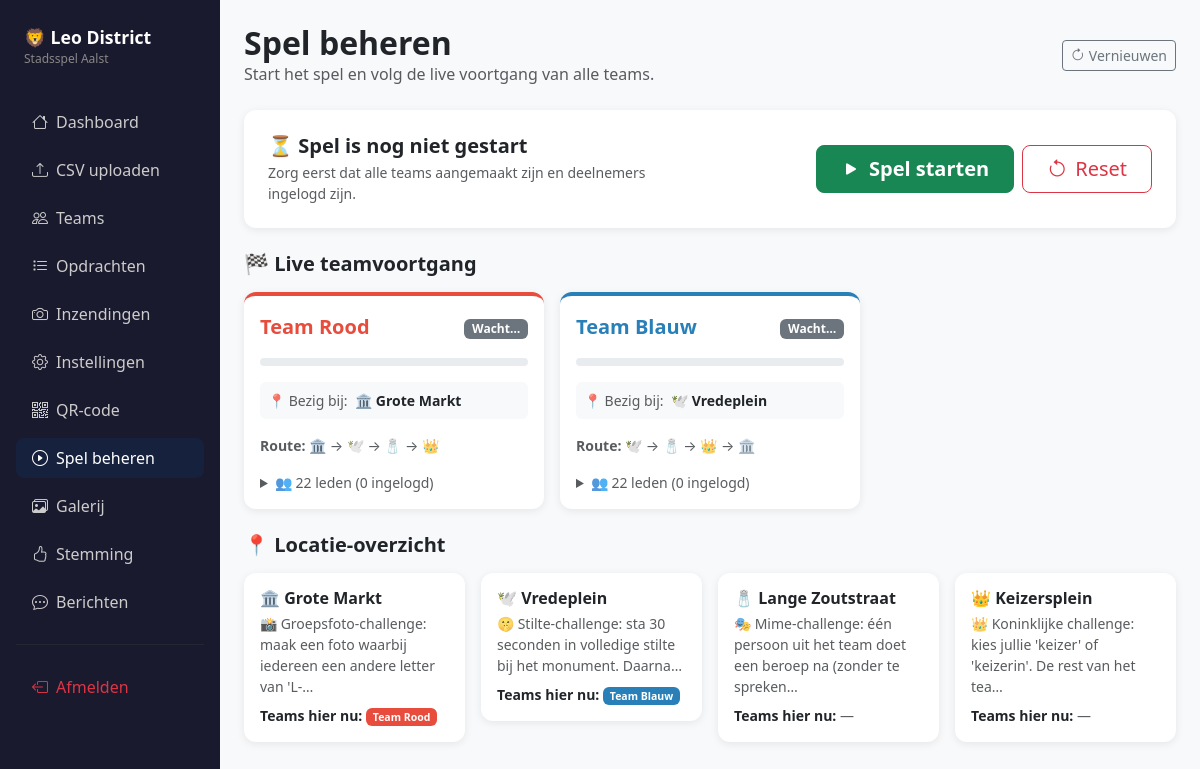
The app's page /admin/game (signed in), older data.
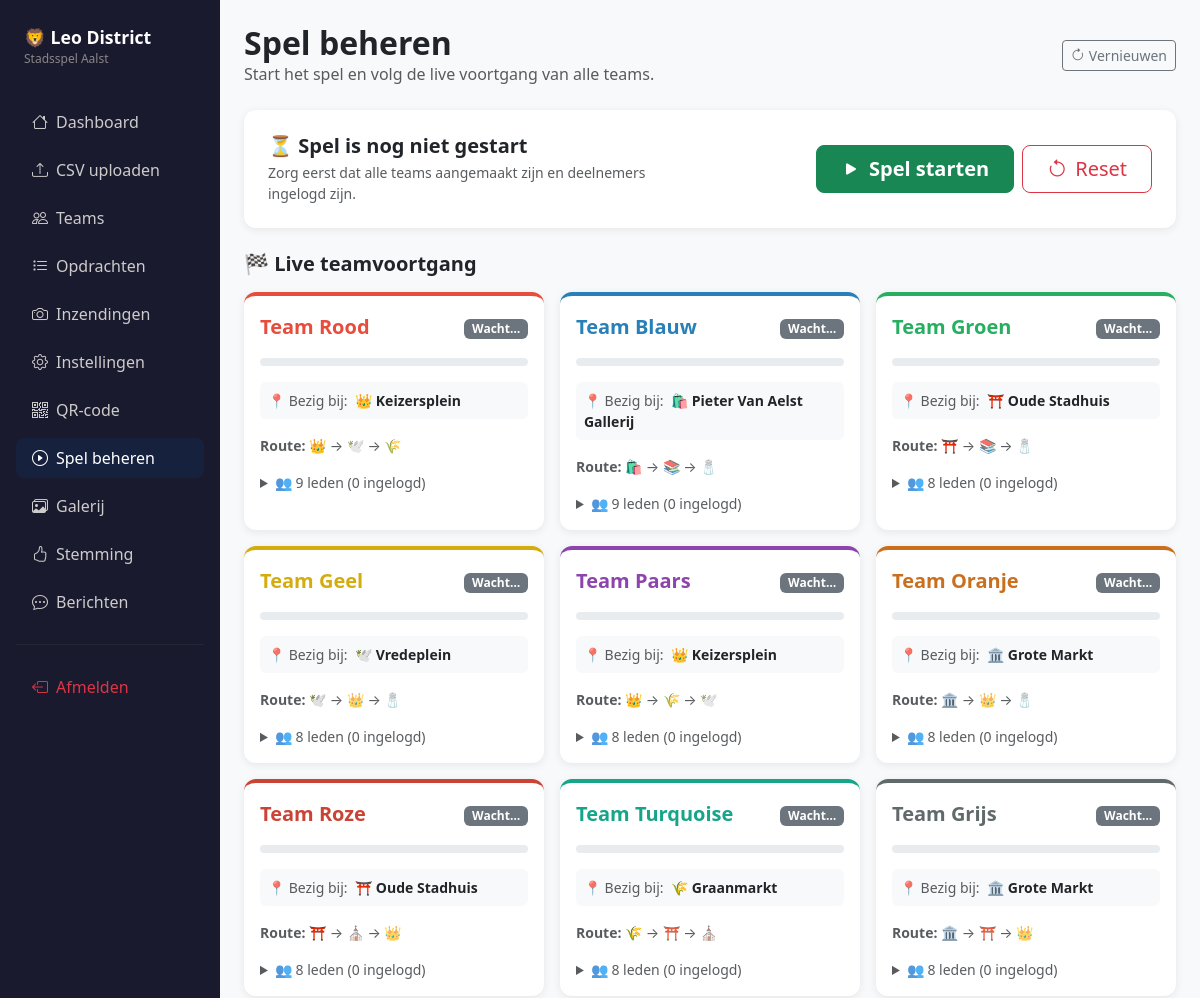
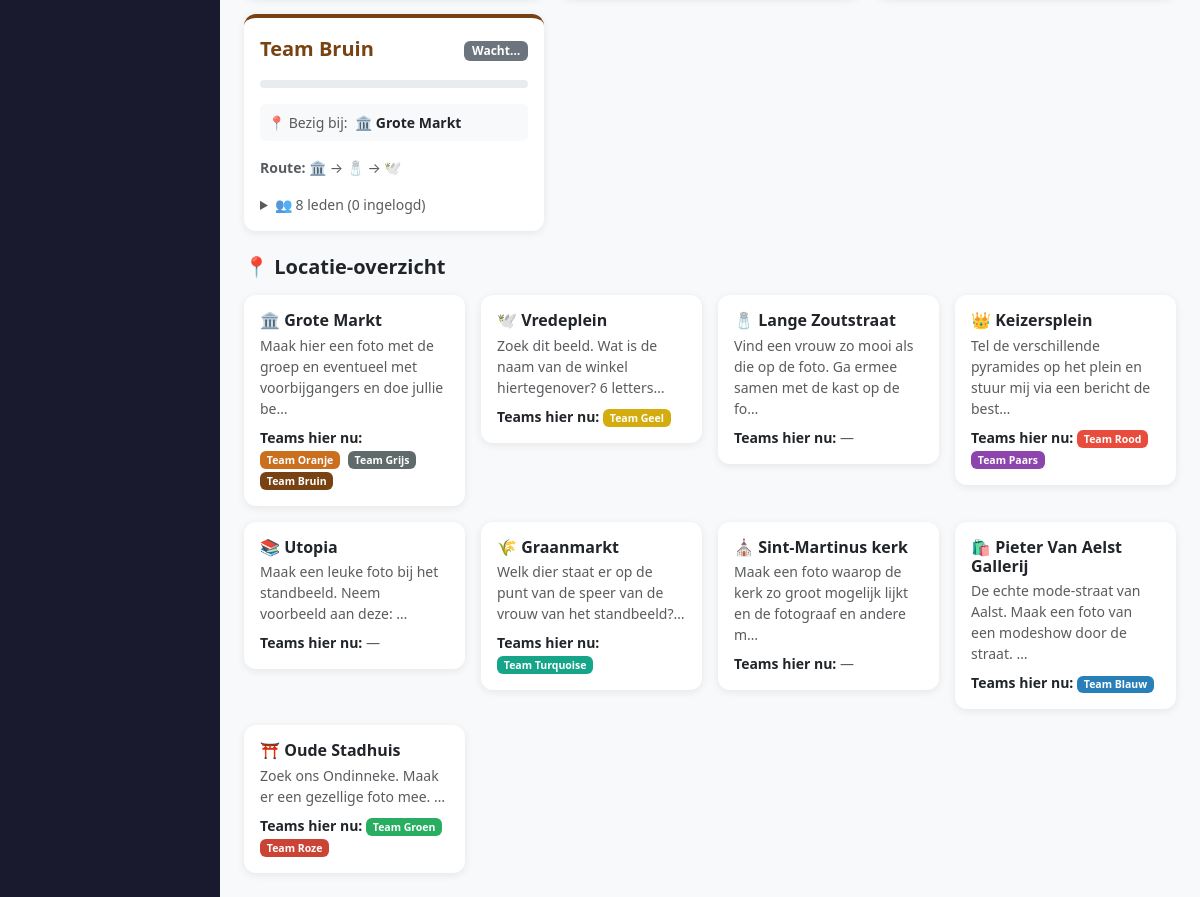
The same page, newer data (2 pictures, top to bottom).
### app.py (models this page shows, shortened)
class Team(db.Model):
    id = db.Column(db.Integer, primary_key=True)
    name = db.Column(db.String(50), nullable=False)
    color = db.Column(db.String(20), nullable=False)
    bg_color = db.Column(db.String(20), nullable=False)
    label = db.Column(db.String(20), nullable=False)
    current_step = db.Column(db.Integer, default=0)
    route_json = db.Column(db.String(200), nullable=False, default="[]")
    finished = db.Column(db.Boolean, default=False)
    finished_at = db.Column(db.DateTime, nullable=True)
    members = db.relationship("Participant", backref="team", lazy=True)
    messages = db.relationship("Message", backref="team", lazy=True,
                               order_by="Message.sent_at")
    photo_submissions = db.relationship("PhotoSubmission", backref="team", lazy=True)
    @property
    def route(self):
        return json.loads(self.route_json)
    @property
    def total_steps(self):
        return len(self.route)
    @property
    def current_location(self):
        r = self.route
        if self.current_step < len(r):
            return Location.query.get(r[self.current_step])
        return None
    @property
    def progress_pct(self):
        total = self.total_steps
        if total == 0:
            return 0
        return int((self.current_step / total) * 100)

class Location(db.Model):
    id = db.Column(db.Integer, primary_key=True)
    order_index = db.Column(db.Integer, nullable=False, default=0)
    name = db.Column(db.String(100), nullable=False)
    emoji = db.Column(db.String(10), nullable=False, default="📍")
    clue = db.Column(db.Text, nullable=False, default="")
    challenge = db.Column(db.Text, nullable=False, default="")
    arrival_hint = db.Column(db.String(500), nullable=True)
    answer_type = db.Column(db.String(10), nullable=False, default="code")  # 'code' or 'photo'
    secret_code = db.Column(db.String(50), nullable=True)
    challenge_image = db.Column(db.String(200), nullable=True)  # optional image shown with the challenge
    submissions = db.relationship("PhotoSubmission", backref="location", lazy=True)

### app.py (the view, shortened to what this page needs)
@app.route("/admin/game", methods=["GET", "POST"])
@admin_required
def admin_game():
    settings = get_settings()
    locations = get_locations()
    return render_template(
        "admin/game.html",
        settings=settings,
        teams=Team.query.all(),
        locations=locations,
        locations_by_id={loc.id: loc for loc in locations},
    )

### app.py (called while the page is built)
def get_settings():
    s = GameSettings.query.first()
    if not s:
        s = GameSettings()
        db.session.add(s)
        db.session.commit()
    return s

def get_locations():
    return Location.query.order_by(Location.order_index).all()

def admin_required(f):
    from functools import wraps
    @wraps(f)
    def decorated(*args, **kwargs):
        if not session.get("admin_logged_in"):
            return redirect(url_for("admin_login"))
        return f(*args, **kwargs)
    return decorated

    @property
    def full_name(self):
        return f"{self.first_name} {self.last_name}".strip()

### templates/admin/game.html (shortened to what the changed rows need)
{% extends "base_admin.html" %}
{% block content %}
<div class="d-flex align-items-center mb-4">
  <div>
    <h2 class="fw-bold mb-0">Spel beheren</h2>
  </div>
</div>
{% if not teams %}
<div class="alert alert-warning">
  <i class="bi bi-exclamation-triangle me-2"></i>
  Geen teams aangemaakt. <a href="{{ url_for('admin_groups') }}">Ga naar Teams</a> om groepen aan te maken.
</div>
{% else %}
<div class="row g-3" id="live-progress">
  {% for team in teams %}
  <div class="col-sm-6 col-xl-4" id="team-card-{{ team.id }}">
    <div class="card h-100" style="border-top: 4px solid {{ team.color }};">
      <div class="card-body p-3">
        <div class="d-flex align-items-center mb-3">
          <div class="fw-bold fs-5" style="color:{{ team.color }}">{{ team.name }}</div>
          <div class="ms-auto">
            {% if team.finished %}
            <span class="badge bg-success">🎉 Klaar!</span>
            {% elif settings.game_started %}
            <span class="badge bg-primary">Stap {{ team.current_step }}/{{ team.total_steps }}</span>
            {% else %}
            <span class="badge bg-secondary">Wacht…</span>
            {% endif %}
          </div>
        </div>
        <div class="progress mb-3" style="height: 8px;">
        </div>
        <div class="mb-3 p-2 bg-light rounded-2 small">
          {% if team.finished %}
            <span class="text-success fw-semibold">🎊 Alle locaties bezocht!</span>
          {% elif team.current_location %}
            <span class="text-muted">📍 Bezig bij:</span>
            <span class="fw-semibold ms-1">{{ team.current_location.emoji }} {{ team.current_location.name }}</span>
          {% endif %}
        </div>
        <div class="mb-3 small text-muted">
          <strong>Route:</strong>
          {% for loc_id in team.route %}
          {% set loc = locations_by_id[loc_id] %}
          <span class="{% if loop.index0 < team.current_step %}text-success{% elif loop.index0 == team.current_step and not team.finished %}fw-bold text-dark{% else %}text-muted{% endif %}">
            {{ loc.emoji }}
          </span>
          {% if not loop.last %}<span class="text-muted">→</span>{% endif %}
          {% endfor %}
        </div>
        <details class="small">
          <summary class="text-muted" style="cursor:pointer;">
            👥 {{ team.members|length }} leden
            ({{ team.members|selectattr('checked_in')|list|length }} ingelogd)
          </summary>
        </details>
      </div>
    </div>
  </div>
  {% endfor %}
</div>
<div class="row g-3">
  {% for loc in locations_by_id.values() %}
  <div class="col-sm-6 col-xl-3">
    <div class="card">
      <div class="card-body p-3">
        <h6 class="fw-bold mb-1">{{ loc.emoji }} {{ loc.name }}</h6>
        <p class="small text-muted mb-2">{{ loc.challenge[:80] }}…</p>
        <div class="small">
          <strong>Teams hier nu:</strong>
          {% set teams_here = teams|selectattr('current_location')|selectattr('current_location.id', 'equalto', loc.id)|list %}
          {% if teams_here %}
            {% for t in teams_here %}
            <span class="badge me-1" style="background:{{ t.color }}">{{ t.name }}</span>
            {% endfor %}
          {% else %}
            <span class="text-muted">—</span>
          {% endif %}
        </div>
      </div>
    </div>
  </div>
  {% endfor %}
</div>
{% endif %}
{% endblock %}

Row changes from the older to the newer data that the page shows:
changed Team "Team Rood": current_location.emoji "🏛️" → "👑"; current_location.name "Grote Markt" → "Keizersplein"; members|length "22" → "9"
changed Location "Keizersplein": challenge "👑 Koninklijke challenge: kies jullie 'keizer' of 'keizerin'. De rest van het tea" → "Tel de verschillende pyramides op het plein en stuur mij via een bericht de best"; gains Team (name "Team Rood", finished "Wacht…", current_location.emoji "👑", current_location.name "Keizersplein", {{ loc.emoji }} "👑" "🕊️", members|length "9", members|selectattr "0"); no longer shows "—"
changed Location "Vredeplein": challenge "🤫 Stilte-challenge: sta 30 seconden in volledige stilte bij het monument. Daarna" → "Zoek dit beeld. Wat is de naam van de winkel hiertegenover? 6 letters"; loses Team (name "Team Blauw", finished "Wacht…", current_location.emoji "🕊️", current_location.name "Vredeplein", {{ loc.emoji }} "🕊️" "🧂" "👑" "🏛️", members|length "22", members|selectattr "0")
added Location: emoji "🌾" "🌾" "🌾", emoji "🌾", name "Graanmarkt", challenge "Welk dier staat er op de punt van de speer van de vrouw van het standbeeld?"
changed Team "Team Blauw": current_location.emoji "🕊️" → "🛍️"; current_location.name "Vredeplein" → "Pieter Van Aelst Gallerij"; members|length "22" → "9"
added Location: emoji "🛍️", emoji "🛍️", name "Pieter Van Aelst Gallerij", challenge "De echte mode-straat van Aalst. Maak een foto van een modeshow door de straat.", Team (name "Team Blauw")
added Location: emoji "📚" "📚", emoji "📚", name "Utopia", challenge "Maak een leuke foto bij het standbeeld. Neem voorbeeld aan deze:"
changed Location "Lange Zoutstraat": challenge "🎭 Mime-challenge: één persoon uit het team doet een beroep na (zonder te spreken" → "Vind een vrouw zo mooi als die op de foto. Ga ermee samen met de kast op de fo"
added Team: name "Team Groen", finished "Wacht…", current_location.emoji "⛩️", current_location.name "Oude Stadhuis", {{ loc.emoji }} "🧂", members|length "8", members|selectattr "0"
added Location: emoji "⛩️" "⛩️" "⛩️" "⛩️", emoji "⛩️", name "Oude Stadhuis", challenge "Zoek ons Ondinneke. Maak er een gezellige foto mee."
added Team: name "Team Geel", finished "Wacht…", current_location.emoji "🕊️", current_location.name "Vredeplein", {{ loc.emoji }} "🕊️" "👑" "🧂", members|length "8", members|selectattr "0"
added Team: name "Team Paars", finished "Wacht…", current_location.emoji "👑", current_location.name "Keizersplein", {{ loc.emoji }} "👑" "🕊️", members|length "8", members|selectattr "0"
added Team: name "Team Oranje", finished "Wacht…", current_location.emoji "🏛️", current_location.name "Grote Markt", {{ loc.emoji }} "🏛️" "👑" "🧂", members|length "8", members|selectattr "0"
changed Location "Grote Markt": challenge "📸 Groepsfoto-challenge: maak een foto waarbij iedereen een andere letter van 'L-" → "Maak hier een foto met de groep en eventueel met voorbijgangers en doe jullie be"; loses Team (name "Team Rood", finished "Wacht…", current_location.emoji "🏛️", current_location.name "Grote Markt", {{ loc.emoji }} "🏛️" "🕊️" "🧂" "👑", members|length "22", members|selectattr "0")
added Team: name "Team Roze", finished "Wacht…", current_location.emoji "⛩️", current_location.name "Oude Stadhuis", {{ loc.emoji }} "👑", members|length "8", members|selectattr "0"
added Location: emoji "⛪️" "⛪️", emoji "⛪️", name "Sint-Martinus kerk", challenge "Maak een foto waarop de kerk zo groot mogelijk lijkt en de fotograaf en andere m"
added Team: name "Team Turquoise", finished "Wacht…", current_location.emoji "🌾", current_location.name "Graanmarkt", members|length "8", members|selectattr "0"
added Team: name "Team Grijs", finished "Wacht…", current_location.emoji "🏛️", current_location.name "Grote Markt", {{ loc.emoji }} "🏛️" "👑", members|length "8", members|selectattr "0"
added Team: name "Team Bruin", finished "Wacht…", current_location.emoji "🏛️", current_location.name "Grote Markt", {{ loc.emoji }} "🏛️" "🧂" "🕊️", members|length "8", members|selectattr "0"
